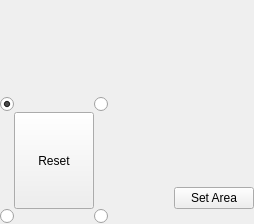
<?xml version="1.0" encoding="UTF-8"?>
<ui version="4.0">
 <class>IGridPlacer</class>
 <widget class="QWidget" name="IGridPlacer">
  <property name="geometry">
   <rect>
    <x>0</x>
    <y>0</y>
    <width>254</width>
    <height>224</height>
   </rect>
  </property>
  <property name="windowTitle">
   <string>Form</string>
  </property>
  <layout class="QVBoxLayout" name="verticalLayout" stretch="0">
   <property name="spacing">
    <number>0</number>
   </property>
   <property name="leftMargin">
    <number>0</number>
   </property>
   <property name="topMargin">
    <number>0</number>
   </property>
   <property name="rightMargin">
    <number>0</number>
   </property>
   <property name="bottomMargin">
    <number>0</number>
   </property>
   <item>
    <layout class="QGridLayout" name="gridLayout">
     <item row="1" column="1">
      <widget class="QRadioButton" name="radioPoint1">
       <property name="sizePolicy">
        <sizepolicy hsizetype="Maximum" vsizetype="Maximum">
         <horstretch>0</horstretch>
         <verstretch>0</verstretch>
        </sizepolicy>
       </property>
       <property name="text">
        <string/>
       </property>
       <property name="checked">
        <bool>true</bool>
       </property>
      </widget>
     </item>
     <item row="3" column="1">
      <widget class="QRadioButton" name="radioPoint4">
       <property name="sizePolicy">
        <sizepolicy hsizetype="Maximum" vsizetype="Maximum">
         <horstretch>0</horstretch>
         <verstretch>0</verstretch>
        </sizepolicy>
       </property>
       <property name="text">
        <string/>
       </property>
      </widget>
     </item>
     <item row="1" column="2">
      <widget class="QLabel" name="label_4">
       <property name="text">
        <string/>
       </property>
       <property name="pixmap">
        <pixmap resource="../../resources.qrc">:/pic/line_3px_horizontal.png</pixmap>
       </property>
       <property name="alignment">
        <set>Qt::AlignCenter</set>
       </property>
      </widget>
     </item>
     <item row="3" column="3">
      <widget class="QRadioButton" name="radioPoint3">
       <property name="sizePolicy">
        <sizepolicy hsizetype="Maximum" vsizetype="Maximum">
         <horstretch>0</horstretch>
         <verstretch>0</verstretch>
        </sizepolicy>
       </property>
       <property name="text">
        <string/>
       </property>
      </widget>
     </item>
     <item row="2" column="3">
      <widget class="QLabel" name="label_3">
       <property name="text">
        <string/>
       </property>
       <property name="pixmap">
        <pixmap resource="../../resources.qrc">:/pic/line_3px_vertical.png</pixmap>
       </property>
       <property name="alignment">
        <set>Qt::AlignCenter</set>
       </property>
      </widget>
     </item>
     <item row="1" column="3">
      <widget class="QRadioButton" name="radioPoint2">
       <property name="sizePolicy">
        <sizepolicy hsizetype="Maximum" vsizetype="Maximum">
         <horstretch>0</horstretch>
         <verstretch>0</verstretch>
        </sizepolicy>
       </property>
       <property name="text">
        <string/>
       </property>
      </widget>
     </item>
     <item row="2" column="1">
      <widget class="QLabel" name="label">
       <property name="text">
        <string/>
       </property>
       <property name="pixmap">
        <pixmap resource="../../resources.qrc">:/pic/line_3px_vertical.png</pixmap>
       </property>
       <property name="alignment">
        <set>Qt::AlignCenter</set>
       </property>
      </widget>
     </item>
     <item row="2" column="4">
      <spacer name="horizontalSpacer">
       <property name="orientation">
        <enum>Qt::Horizontal</enum>
       </property>
       <property name="sizeHint" stdset="0">
        <size>
         <width>40</width>
         <height>20</height>
        </size>
       </property>
      </spacer>
     </item>
     <item row="2" column="2">
      <widget class="QPushButton" name="pushReset">
       <property name="sizePolicy">
        <sizepolicy hsizetype="Minimum" vsizetype="Minimum">
         <horstretch>0</horstretch>
         <verstretch>0</verstretch>
        </sizepolicy>
       </property>
       <property name="text">
        <string>Reset</string>
       </property>
      </widget>
     </item>
     <item row="3" column="2">
      <widget class="QLabel" name="label_5">
       <property name="text">
        <string/>
       </property>
       <property name="pixmap">
        <pixmap resource="../../resources.qrc">:/pic/line_3px_horizontal.png</pixmap>
       </property>
       <property name="alignment">
        <set>Qt::AlignCenter</set>
       </property>
      </widget>
     </item>
     <item row="2" column="5">
      <layout class="QVBoxLayout" name="verticalLayout_2">
       <item>
        <widget class="QLabel" name="labelStatusPoint1">
         <property name="sizePolicy">
          <sizepolicy hsizetype="MinimumExpanding" vsizetype="Preferred">
           <horstretch>0</horstretch>
           <verstretch>0</verstretch>
          </sizepolicy>
         </property>
         <property name="text">
          <string/>
         </property>
        </widget>
       </item>
       <item>
        <widget class="QLabel" name="labelStatusPoint2">
         <property name="sizePolicy">
          <sizepolicy hsizetype="MinimumExpanding" vsizetype="Preferred">
           <horstretch>0</horstretch>
           <verstretch>0</verstretch>
          </sizepolicy>
         </property>
         <property name="text">
          <string/>
         </property>
        </widget>
       </item>
       <item>
        <widget class="QLabel" name="labelStatusPoint3">
         <property name="sizePolicy">
          <sizepolicy hsizetype="MinimumExpanding" vsizetype="Preferred">
           <horstretch>0</horstretch>
           <verstretch>0</verstretch>
          </sizepolicy>
         </property>
         <property name="text">
          <string/>
         </property>
        </widget>
       </item>
       <item>
        <widget class="QLabel" name="labelStatusPoint4">
         <property name="sizePolicy">
          <sizepolicy hsizetype="MinimumExpanding" vsizetype="Preferred">
           <horstretch>0</horstretch>
           <verstretch>0</verstretch>
          </sizepolicy>
         </property>
         <property name="text">
          <string/>
         </property>
        </widget>
       </item>
       <item>
        <widget class="QPushButton" name="pushSetArea">
         <property name="text">
          <string>Set Area</string>
         </property>
        </widget>
       </item>
      </layout>
     </item>
     <item row="0" column="0" colspan="6">
      <widget class="QLabel" name="labelHelp">
       <property name="text">
        <string/>
       </property>
       <property name="wordWrap">
        <bool>true</bool>
       </property>
      </widget>
     </item>
    </layout>
   </item>
  </layout>
 </widget>
 <resources>
  <include location="../../resources.qrc"/>
 </resources>
 <connections/>
</ui>
